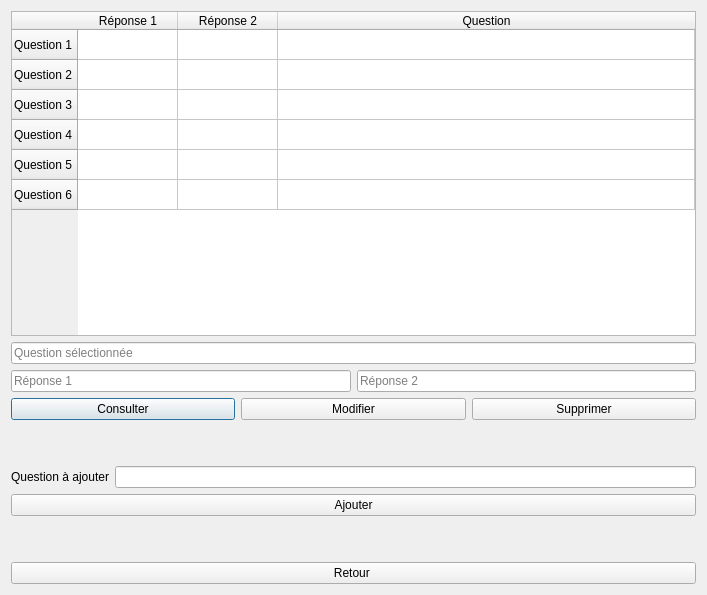
<?xml version="1.0" encoding="UTF-8"?>
<ui version="4.0">
 <class>MenuQuestion</class>
 <widget class="QDialog" name="MenuQuestion">
  <property name="geometry">
   <rect>
    <x>0</x>
    <y>0</y>
    <width>707</width>
    <height>595</height>
   </rect>
  </property>
  <property name="windowTitle">
   <string>Question</string>
  </property>
  <layout class="QVBoxLayout" name="verticalLayout">
   <item>
    <widget class="QTableWidget" name="tableWidget_7">
     <property name="cornerButtonEnabled">
      <bool>true</bool>
     </property>
     <attribute name="horizontalHeaderCascadingSectionResizes">
      <bool>false</bool>
     </attribute>
     <attribute name="horizontalHeaderShowSortIndicator" stdset="0">
      <bool>false</bool>
     </attribute>
     <attribute name="horizontalHeaderStretchLastSection">
      <bool>true</bool>
     </attribute>
     <attribute name="verticalHeaderCascadingSectionResizes">
      <bool>false</bool>
     </attribute>
     <attribute name="verticalHeaderShowSortIndicator" stdset="0">
      <bool>false</bool>
     </attribute>
     <attribute name="verticalHeaderStretchLastSection">
      <bool>false</bool>
     </attribute>
     <row>
      <property name="text">
       <string>Question 1</string>
      </property>
     </row>
     <row>
      <property name="text">
       <string>Question 2</string>
      </property>
     </row>
     <row>
      <property name="text">
       <string>Question 3</string>
      </property>
     </row>
     <row>
      <property name="text">
       <string>Question 4</string>
      </property>
     </row>
     <row>
      <property name="text">
       <string>Question 5</string>
      </property>
     </row>
     <row>
      <property name="text">
       <string>Question 6</string>
      </property>
     </row>
     <column>
      <property name="text">
       <string>Réponse 1</string>
      </property>
     </column>
     <column>
      <property name="text">
       <string>Réponse 2</string>
      </property>
     </column>
     <column>
      <property name="text">
       <string>Question</string>
      </property>
     </column>
    </widget>
   </item>
   <item>
    <widget class="QLineEdit" name="lineEdit_23">
     <property name="placeholderText">
      <string>Question sélectionnée</string>
     </property>
    </widget>
   </item>
   <item>
    <layout class="QHBoxLayout" name="horizontalLayout_2">
     <item>
      <widget class="QLineEdit" name="lineEdit_25">
       <property name="text">
        <string/>
       </property>
       <property name="placeholderText">
        <string>Réponse 1</string>
       </property>
      </widget>
     </item>
     <item>
      <widget class="QLineEdit" name="lineEdit_26">
       <property name="placeholderText">
        <string>Réponse 2</string>
       </property>
      </widget>
     </item>
    </layout>
   </item>
   <item>
    <layout class="QHBoxLayout" name="horizontalLayout">
     <item>
      <widget class="QPushButton" name="pushButton_consult">
       <property name="text">
        <string>Consulter</string>
       </property>
      </widget>
     </item>
     <item>
      <widget class="QPushButton" name="pushButton_24">
       <property name="text">
        <string>Modifier</string>
       </property>
      </widget>
     </item>
     <item>
      <widget class="QPushButton" name="pushButton_25">
       <property name="text">
        <string>Supprimer</string>
       </property>
      </widget>
     </item>
    </layout>
   </item>
   <item>
    <spacer name="verticalSpacer">
     <property name="orientation">
      <enum>Qt::Vertical</enum>
     </property>
     <property name="sizeType">
      <enum>QSizePolicy::Preferred</enum>
     </property>
     <property name="sizeHint" stdset="0">
      <size>
       <width>20</width>
       <height>40</height>
      </size>
     </property>
    </spacer>
   </item>
   <item>
    <layout class="QFormLayout" name="formLayout">
     <item row="0" column="0">
      <widget class="QLabel" name="label_21">
       <property name="text">
        <string>Question à ajouter</string>
       </property>
      </widget>
     </item>
     <item row="0" column="1">
      <widget class="QLineEdit" name="lineEdit_24"/>
     </item>
     <item row="1" column="0" colspan="2">
      <widget class="QPushButton" name="pushButton_26">
       <property name="text">
        <string>Ajouter</string>
       </property>
      </widget>
     </item>
    </layout>
   </item>
   <item>
    <spacer name="verticalSpacer_2">
     <property name="orientation">
      <enum>Qt::Vertical</enum>
     </property>
     <property name="sizeType">
      <enum>QSizePolicy::Preferred</enum>
     </property>
     <property name="sizeHint" stdset="0">
      <size>
       <width>20</width>
       <height>40</height>
      </size>
     </property>
    </spacer>
   </item>
   <item>
    <widget class="QPushButton" name="pushButton_returnMainMenu">
     <property name="text">
      <string>Retour </string>
     </property>
    </widget>
   </item>
  </layout>
 </widget>
 <resources/>
 <connections/>
</ui>
